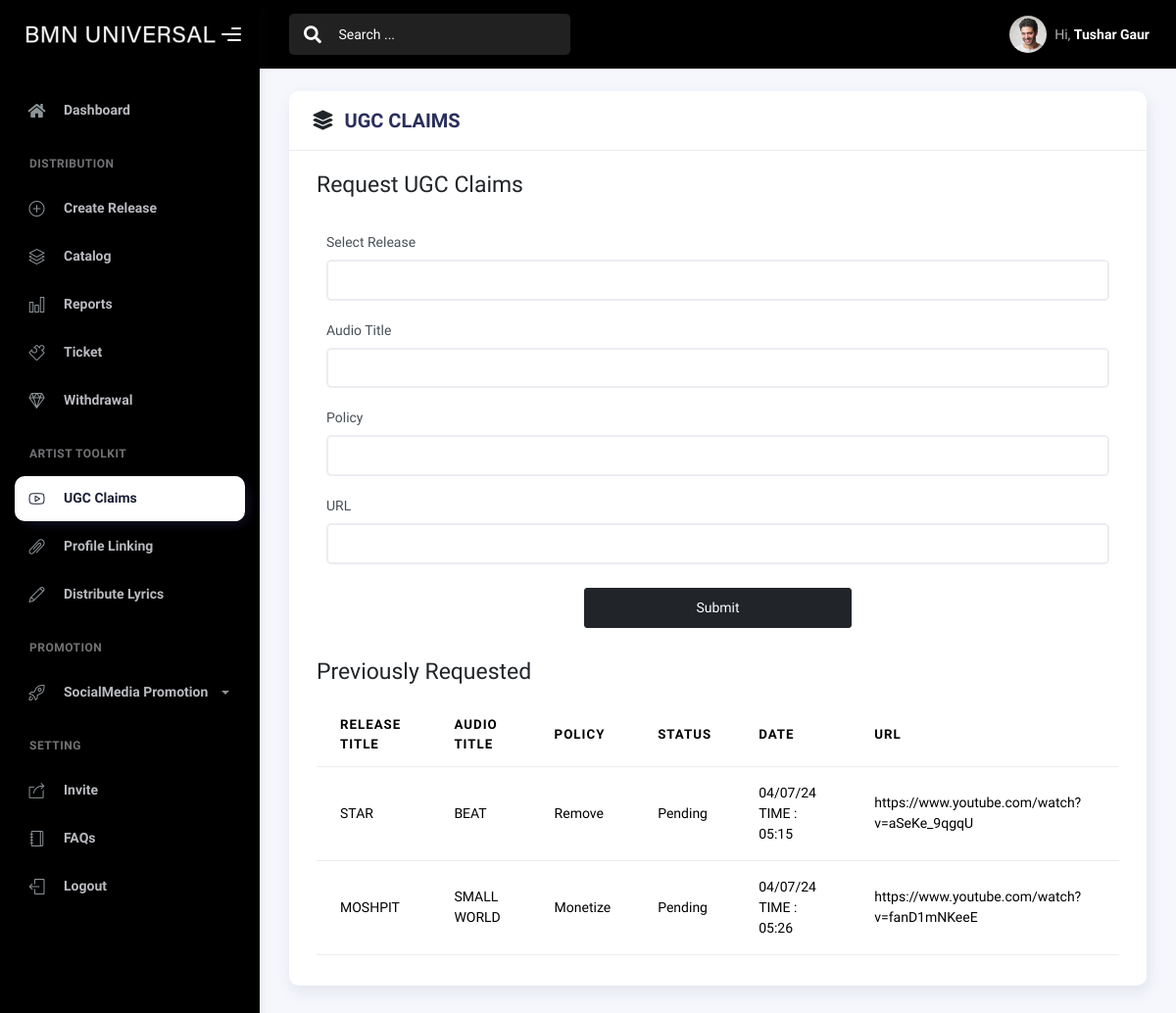
Screenshot of /cms/ugc-claims (signed in) with the database file from the repository.
### app/models.py (models this page shows, shortened)
class Ugc(db.Model):
    id = db.Column(db.Integer, primary_key=True)
    user_id = db.Column(db.Integer, ForeignKey('user.id'), nullable=False)
    release_title = db.Column(db.String(250), nullable=False)
    audio_title =  db.Column(db.String(250), nullable=False)
    policy =  db.Column(db.String(250), nullable=False)
    url =  db.Column(db.String(250), nullable=False)
    status = db.Column(db.String(250), default='Pending')
    date = db.Column(db.DateTime, nullable=False, default=datetime.utcnow)

### app/views/cms.py (the view, shortened to what this page needs)
@cms.route('/ugc-claims', methods=['GET','POST'])
@login_required
def ugc():
    user = current_user
    user_id = user.id
    name = session.get('name')
    email = session.get('email')
    revenue = int(session.get('revenue'))
    ugcs = Ugc.query.filter_by(user_id=user_id).all()
    releases= Album.query.filter_by(user_id=user_id).all()
    return render_template('cms/ugc.html', user=user, user_id=user_id, name=name, email=email, releases=releases , revenue=revenue, ugcs=ugcs, nav_id="ugc-claims")

### app/models.py (called while the page is built)
@login_manager.user_loader
def load_user(user_id):
    return User.query.get(int(user_id))

### app/views/main.py (called while the page is built)
@main.app_template_filter('format_datetime')
def format_datetime(value, format="%d/%m/%y TIME : %H:%M "):
    return value.strftime(format)

### app/templates/cms/ugc.html (shortened to what this page needs)
{% extends "base_cms.html" %}
{% block content %}
<div class="row ">
    <div class="col-md-12">
        <div class="card">
            <div class="card-header">
                <h5 class="card-title "> <i class="fas fa-layer-group text-dark mx-2"></i> UGC CLAIMS</h5>
            </div>
            <div class="card-body">
                <div class="container">
                        <div class="col-md-12">
                            <div class="content-wrapper">
                                <h3 class="section-heading mb-2">Request UGC Claims</h3>
                            </div>
                        </div>
                        <div class="col-12 mt-4">
                            <form action="{{ url_for('cms.ugc') }}" method="POST">
                                <div class="form-row">
                                    <div class="form-group" style="width: 100%;">
                                        <label for="reportFor">Select Release</label>
                                        <select class="form-control" name="releaseTitle" required>
                                            <option value=""></option>
                                            {% for release in releases  %}
                                                <option value="{{ release.title }}">{{ release.title }}</option>
                                            {% endfor %}
                                        </select>
                                    </div>
                                    <div class="form-group" style="width: 100%;">
                                        <label for="reportFor">Audio Title</label>
                                        <select class="form-control" name="audioTitle" required>
                                            <option value=""></option>
                                            {% for release in releases  %}
                                                {% for song in release.songs  %}
                                                    <option value="{{ song.title }}">{{ song.title }}</option>
                                                {% endfor %}
                                            {% endfor %}
                                        </select>
                                    </div>
                                    <div class="form-group" style="width: 100%;">
                                        <label for="policy">Policy</label>
                                        <select class="form-control" name="policy" required>
                                            <option value=""></option>
                                            <option value="Monetize">Monetize</option>
                                        </select>
                                    </div>
                                    <div class="form-group" style="width: 100%;">
                                        <label for="url">URL</label>
                                        <input type="url" class="form-control" name="url" required>
                                    </div>
                                    <div class="col-md-4 ms-auto me-auto">
                                        <div class="d-flex align-items-center justify-content-center">
                                                <button type="submit" class="btn btn-dark text-center mt-3 mb-3 w-100">Submit</button>
                                        </div>
                                    </div>
                                </div>
                            </form>
                        </div>
                        <div class="col-md-12 overflow-x-scroll" style="width:auto;">
                            <div class="content-wrapper">
                                <h3 class="section-heading mb-3 mt-3">Previously Requested</h3>
                            </div>
                            <table class="table table-hover">
                                <thead>
                                <tr>
                                    <th scope="col">Release Title</th>
                                    <th scope="col">Audio Title</th>
                                    <th scope="col">Policy</th>
                                    <th scope="col">Status</th>
                                    <th scope="col">Date</th>
                                    <th scope="col">Url</th>
                                </tr>
                                </thead>
                                <tbody>
                                    {% for ugc in ugcs  %}
                                    <tr>
                                        <td>{{ ugc.release_title }}</td>
                                        <td>{{ ugc.audio_title }}</td>
                                        <td>{{ ugc.policy }}</td>
                                        <td>{{ ugc.status }}</td>
                                        <td>{{ ugc.date|format_datetime }}</td>
                                        <td>{{ ugc.url }}</td>
                                    </tr>
                                    {% endfor %}
                                </tbody>
                            </table>
                </div>
            </div>
        </div>
    </div>
</div>
{% endblock %}

### rows the page displays
Ugc: release_title "STAR", audio_title "BEAT", policy "Remove", status "Pending", date "04/07/24 TIME : 05:15", url "https://www.youtube.com/watch?v=aSeKe_9qgqU"
Ugc: release_title "MOSHPIT", audio_title "SMALL WORLD", policy "Monetize", status "Pending", date "04/07/24 TIME : 05:26", url "https://www.youtube.com/watch?v=fanD1mNKeeE"

### other values shown
{{ name }} "Tushar Gaur"
